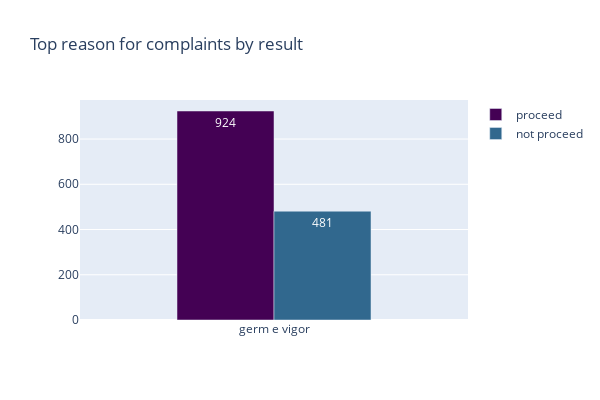

Write notebook code for a chart like this one.
### Code cell
bar1 = go.Bar(
    name="proceed",
    x=df[df["result"] == "proceed"]["reason"].value_counts().index[:1],
    y=df[df["result"] == "proceed"]["reason"].value_counts().values[:1],
    text=df[df["result"] == "proceed"]["reason"].value_counts().values[:1],
    textposition="auto",
    marker_color="#440154",
)

bar2 = go.Bar(
    name="not proceed",
    x=df[df["result"] == "not proceed"]["reason"].value_counts().index[:1],
    y=df[df["result"] == "not proceed"]["reason"].value_counts().values[:1],
    text=df[df["result"] == "not proceed"]["reason"].value_counts().values[:1],
    textposition="auto",
    marker_color="#31688e"
)

fig3 = go.Figure(data=[bar1, bar2])

fig3.update_layout(
    barmode="group",
    title_text="Top reason for complaints by result",
    bargap=0.5,
    width=600,
    height=400,
)

fig3.show()

### Figure 1 — Plotly figure (JSON) as saved in the notebook; plotly's stock layout.template omitted (floating-point values rounded to 4 significant figures)
{"data": [{"marker": {"color": "#440154"}, "name": "proceed", "text": [924], "textposition": "auto", "type": "bar", "x": ["germ e vigor"], "y": [924]}, {"marker": {"color": "#31688e"}, "name": "not proceed", "text": [481], "textposition": "auto", "type": "bar", "x": ["germ e vigor"], "y": [481]}], "layout": {"bargap": 0.5, "barmode": "group", "height": 400, "title": {"text": "Top reason for complaints by result"}, "width": 600}}
